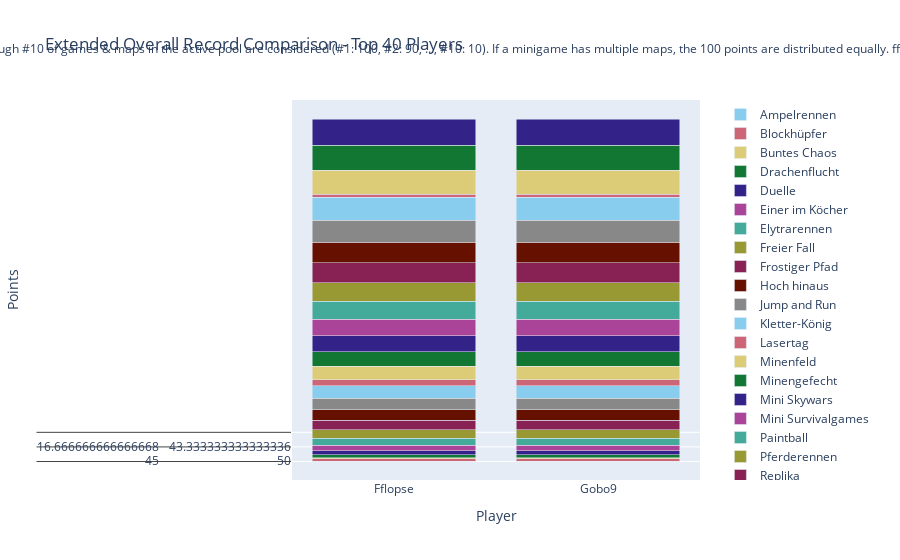

Source (notebook cell):
### Code cell
import plotly.graph_objects as go

# Sum all columns to get the total score
outDf['Total'] = outDf.sum(axis=1)

# Sort by total score and fill N/A values with 0
outDf = outDf.sort_values(by='Total', ascending=False).fillna(0)

# Crop to top 10 players
cropDf = outDf.head(40).copy()

# Drop the 'Total' column for plotting
cropDf = cropDf.drop(columns=['Total'])

# Create a color palette
color_palette = px.colors.qualitative.Safe

# Create the stacked bar plot
fig = go.Figure()

for column in cropDf.columns.difference(['Player']):
    fig.add_trace(go.Bar(
        x=cropDf.index,
        y=cropDf[column],
        name=column,
        marker_color=color_palette[len(fig.data) % len(color_palette)]
    ))

# Update layout
fig.update_layout(
    barmode='stack',
    title='Extended Overall Record Comparison - Top 40 Players',
    xaxis=dict(title='Player'),
    yaxis=dict(title='Points'),
    #height=800,
    #width=1000,
    legend=dict(
        x=1.05,
        y=0.5,
        traceorder='normal',
        font=dict(size=12),
        bgcolor='rgba(255, 255, 255, 0)',
        bordercolor='rgba(0, 0, 0, 0)'
    ),
    margin=dict(r=200),  # Adjust right margin to make room for the legend
    annotations=[
        dict(
            x=0.5,
            y=1.1635,
            xref='paper',
            yref='paper',
            text='Max 100 points per minigame. Records #1 through #10 of games & maps in the active pool are considered (#1: 100, #2: 90, ..., #10: 10). If a minigame has multiple maps, the 100 points are distributed equally. fflopse.github.io/MCP-Records/data-analysis/global-ranking.ipynb',
            showarrow=False,
            font=dict(size=12),
            xanchor='center'
        )
    ]
)

fig.show()

# save the plot as an html file

fig.write_html('out/ext_overall_record_comparison.html')

### Figure 1 — Plotly figure (JSON) as saved in the notebook; plotly's stock layout.template omitted (floating-point values rounded to 4 significant figures)
{"data": [{"marker": {"color": "rgb(136, 204, 238)"}, "name": "Ampelrennen", "type": "bar", "x": ["Fflopse", "Gobo9", "cediiiiii_10", "ReichesBrot", "HerrDante", "Pedrozockt", "Ex4cted", "_n3d", "yiiq", "JOW23", "lizsyy", "DarkCobweb", "2wc", "yzvm", "camman18YT", "Ninivee", "Umgfoin", "PedroZockt", "Grapfen", "KakaMC", "miridis41", "ffawks", "Sey__", "h4nnes", "Gerrygames", "Janne4k", "Davinci_Son", "LeWi_100", "LeMetin_", "Sower_", "2B9", "TheFabo", "zBro", "DieserBear", "GeneralEnte06", "Schmaarek", "unausgesprochen", "lolisamasan", "Lubottus", "Pluto28"], "y": [[45, 45], [50, 50], [20, 20], [10, 10], [25, 25], [70, 0], [45, 45], [20, 20], [0, 0], [0, 0], [10, 10], [0, 0], [0, 0], [0, 0], [0, 0], [0, 0], [50, 50], [0, 70], [0, 0], [0, 0], [25, 25], [0, 0], [40, 40], [0, 0], [0, 0], [0, 0], [0, 0], [0, 0], [15, 15], [0, 0], [0, 0], [0, 0], [0, 0], [0, 0], [0, 0], [0, 0], [30, 30], [0, 0], [0, 0], [0, 0]]}, {"marker": {"color": "rgb(204, 102, 119)"}, "name": "Blockhüpfer", "type": "bar", "x": ["Fflopse", "Gobo9", "cediiiiii_10", "ReichesBrot", "HerrDante", "Pedrozockt", "Ex4cted", "_n3d", "yiiq", "JOW23", "lizsyy", "DarkCobweb", "2wc", "yzvm", "camman18YT", "Ninivee", "Umgfoin", "PedroZockt", "Grapfen", "KakaMC", "miridis41", "ffawks", "Sey__", "h4nnes", "Gerrygames", "Janne4k", "Davinci_Son", "LeWi_100", "LeMetin_", "Sower_", "2B9", "TheFabo", "zBro", "DieserBear", "GeneralEnte06", "Schmaarek", "unausgesprochen", "lolisamasan", "Lubottus", "Pluto28"], "y": [[100, 100], [70, 70], [0, 0], [40, 40], [0, 0], [30, 0], [90, 90], [0, 0], [20, 20], [0, 0], [60, 60], [0, 0], [0, 0], [0, 0], [0, 0], [0, 0], [0, 0], [0, 30], [0, 0], [0, 0], [0, 0], [0, 0], [0, 0], [50, 50], [0, 0], [0, 0], [0, 0], [0, 0], [80, 80], [0, 0], [0, 0], [0, 0], [0, 0], [0, 0], [0, 0], [0, 0], [0, 0], [0, 0], [0, 0], [0, 0]]}, {"marker": {"color": "rgb(221, 204, 119)"}, "name": "Buntes Chaos", "type": "bar", "x": ["Fflopse", "Gobo9", "cediiiiii_10", "ReichesBrot", "HerrDante", "Pedrozockt", "Ex4cted", "_n3d", "yiiq", "JOW23", "lizsyy", "DarkCobweb", "2wc", "yzvm", "camman18YT", "Ninivee", "Umgfoin", "PedroZockt", "Grapfen", "KakaMC", "miridis41", "ffawks", "Sey__", "h4nnes", "Gerrygames", "Janne4k", "Davinci_Son", "LeWi_100", "LeMetin_", "Sower_", "2B9", "TheFabo", "zBro", "DieserBear", "GeneralEnte06", "Schmaarek", "unausgesprochen", "lolisamasan", "Lubottus", "Pluto28"], "y": [[100, 100], [50, 50], [50, 50], [100, 100], [50, 50], [100, 0], [50, 50], [100, 100], [0, 0], [0, 0], [100, 100], [0, 0], [0, 0], [0, 0], [0, 0], [100, 100], [100, 100], [0, 100], [0, 0], [100, 100], [0, 0], [0, 0], [0, 0], [0, 0], [0, 0], [0, 0], [0, 0], [0, 0], [0, 0], [0, 0], [0, 0], [0, 0], [0, 0], [0, 0], [50, 50], [50, 50], [0, 0], [0, 0], [50, 50], [0, 0]]}, {"marker": {"color": "rgb(17, 119, 51)"}, "name": "Drachenflucht", "type": "bar", "x": ["Fflopse", "Gobo9", "cediiiiii_10", "ReichesBrot", "HerrDante", "Pedrozockt", "Ex4cted", "_n3d", "yiiq", "JOW23", "lizsyy", "DarkCobweb", "2wc", "yzvm", "camman18YT", "Ninivee", "Umgfoin", "PedroZockt", "Grapfen", "KakaMC", "miridis41", "ffawks", "Sey__", "h4nnes", "Gerrygames", "Janne4k", "Davinci_Son", "LeWi_100", "LeMetin_", "Sower_", "2B9", "TheFabo", "zBro", "DieserBear", "GeneralEnte06", "Schmaarek", "unausgesprochen", "lolisamasan", "Lubottus", "Pluto28"], "y": [[0, 0], [0, 0], [0, 0], [0, 0], [0, 0], [0, 0], [0, 0], [16, 16], [0, 0], [0, 0], [0, 0], [0, 0], [0, 0], [0, 0], [0, 0], [0, 0], [0, 0], [0, 0], [0, 0], [0, 0], [26, 26], [0, 0], [0, 0], [0, 0], [10, 10], [0, 0], [0, 0], [0, 0], [0, 0], [8, 8], [0, 0], [0, 0], [0, 0], [0, 0], [0, 0], [0, 0], [16, 16], [0, 0], [0, 0], [0, 0]]}, {"marker": {"color": "rgb(51, 34, 136)"}, "name": "Duelle", "type": "bar", "x": ["Fflopse", "Gobo9", "cediiiiii_10", "ReichesBrot", "HerrDante", "Pedrozockt", "Ex4cted", "_n3d", "yiiq", "JOW23", "lizsyy", "DarkCobweb", "2wc", "yzvm", "camman18YT", "Ninivee", "Umgfoin", "PedroZockt", "Grapfen", "KakaMC", "miridis41", "ffawks", "Sey__", "h4nnes", "Gerrygames", "Janne4k", "Davinci_Son", "LeWi_100", "LeMetin_", "Sower_", "2B9", "TheFabo", "zBro", "DieserBear", "GeneralEnte06", "Schmaarek", "unausgesprochen", "lolisamasan", "Lubottus", "Pluto28"], "y": [[20, 20], [0, 0], [70, 70], [0, 0], [0, 0], [0, 0], [0, 0], [20, 20], [20, 20], [20, 20], [0, 0], [70, 70], [70, 70], [70, 70], [0, 0], [0, 0], [0, 0], [0, 0], [0, 0], [0, 0], [80, 80], [0, 0], [20, 20], [0, 0], [0, 0], [0, 0], [0, 0], [0, 0], [0, 0], [0, 0], [90, 90], [0, 0], [0, 0], [0, 0], [0, 0], [0, 0], [0, 0], [0, 0], [0, 0], [0, 0]]}, {"marker": {"color": "rgb(170, 68, 153)"}, "name": "Einer im Köcher", "type": "bar", "x": ["Fflopse", "Gobo9", "cediiiiii_10", "ReichesBrot", "HerrDante", "Pedrozockt", "Ex4cted", "_n3d", "yiiq", "JOW23", "lizsyy", "DarkCobweb", "2wc", "yzvm", "camman18YT", "Ninivee", "Umgfoin", "PedroZockt", "Grapfen", "KakaMC", "miridis41", "ffawks", "Sey__", "h4nnes", "Gerrygames", "Janne4k", "Davinci_Son", "LeWi_100", "LeMetin_", "Sower_", "2B9", "TheFabo", "zBro", "DieserBear", "GeneralEnte06", "Schmaarek", "unausgesprochen", "lolisamasan", "Lubottus", "Pluto28"], "y": [[86.67, 86.67], [33.33, 33.33], [46.67, 46.67], [0, 0], [90, 90], [0, 0], [0, 0], [16.67, 16.67], [0, 0], [16.67, 16.67], [0, 0], [0, 0], [0, 0], [0, 0], [0, 0], [0, 0], [0, 0], [0, 0], [0, 0], [0, 0], [0, 0], [0, 0], [0, 0], [60, 60], [0, 0], [0, 0], [0, 0], [0, 0], [0, 0], [0, 0], [0, 0], [16.67, 16.67], [13.33, 13.33], [36.67, 36.67], [0, 0], [0, 0], [0, 0], [13.33, 13.33], [0, 0], [0, 0]]}, {"marker": {"color": "rgb(68, 170, 153)"}, "name": "Elytrarennen", "type": "bar", "x": ["Fflopse", "Gobo9", "cediiiiii_10", "ReichesBrot", "HerrDante", "Pedrozockt", "Ex4cted", "_n3d", "yiiq", "JOW23", "lizsyy", "DarkCobweb", "2wc", "yzvm", "camman18YT", "Ninivee", "Umgfoin", "PedroZockt", "Grapfen", "KakaMC", "miridis41", "ffawks", "Sey__", "h4nnes", "Gerrygames", "Janne4k", "Davinci_Son", "LeWi_100", "LeMetin_", "Sower_", "2B9", "TheFabo", "zBro", "DieserBear", "GeneralEnte06", "Schmaarek", "unausgesprochen", "lolisamasan", "Lubottus", "Pluto28"], "y": [[83.33, 83.33], [0, 0], [0, 0], [86.67, 86.67], [0, 0], [36.67, 0], [0, 0], [63.33, 63.33], [0, 0], [0, 0], [0, 0], [0, 0], [0, 0], [0, 0], [13.33, 13.33], [0, 0], [0, 0], [0, 36.67], [0, 0], [0, 0], [0, 0], [40, 40], [0, 0], [0, 0], [0, 0], [93.33, 93.33], [0, 0], [0, 0], [0, 0], [0, 0], [0, 0], [0, 0], [0, 0], [0, 0], [0, 0], [0, 0], [0, 0], [0, 0], [0, 0], [0, 0]]}, {"marker": {"color": "rgb(153, 153, 51)"}, "name": "Freier Fall", "type": "bar", "x": ["Fflopse", "Gobo9", "cediiiiii_10", "ReichesBrot", "HerrDante", "Pedrozockt", "Ex4cted", "_n3d", "yiiq", "JOW23", "lizsyy", "DarkCobweb", "2wc", "yzvm", "camman18YT", "Ninivee", "Umgfoin", "PedroZockt", "Grapfen", "KakaMC", "miridis41", "ffawks", "Sey__", "h4nnes", "Gerrygames", "Janne4k", "Davinci_Son", "LeWi_100", "LeMetin_", "Sower_", "2B9", "TheFabo", "zBro", "DieserBear", "GeneralEnte06", "Schmaarek", "unausgesprochen", "lolisamasan", "Lubottus", "Pluto28"], "y": [[42.5, 42.5], [40, 40], [52.5, 52.5], [27.5, 27.5], [62.5, 62.5], [25, 0], [25, 25], [17.5, 17.5], [0, 0], [0, 0], [0, 0], [0, 0], [42.5, 42.5], [0, 0], [0, 0], [15, 15], [12.5, 12.5], [0, 25], [0, 0], [0, 0], [0, 0], [0, 0], [12.5, 12.5], [0, 0], [25, 25], [20, 20], [7.5, 7.5], [0, 0], [0, 0], [20, 20], [0, 0], [20, 20], [10, 10], [12.5, 12.5], [0, 0], [0, 0], [17.5, 17.5], [0, 0], [0, 0], [0, 0]]}, {"marker": {"color": "rgb(136, 34, 85)"}, "name": "Frostiger Pfad", "type": "bar", "x": ["Fflopse", "Gobo9", "cediiiiii_10", "ReichesBrot", "HerrDante", "Pedrozockt", "Ex4cted", "_n3d", "yiiq", "JOW23", "lizsyy", "DarkCobweb", "2wc", "yzvm", "camman18YT", "Ninivee", "Umgfoin", "PedroZockt", "Grapfen", "KakaMC", "miridis41", "ffawks", "Sey__", "h4nnes", "Gerrygames", "Janne4k", "Davinci_Son", "LeWi_100", "LeMetin_", "Sower_", "2B9", "TheFabo", "zBro", "DieserBear", "GeneralEnte06", "Schmaarek", "unausgesprochen", "lolisamasan", "Lubottus", "Pluto28"], "y": [[60, 60], [0, 0], [0, 0], [100, 100], [0, 0], [0, 0], [0, 0], [50, 50], [30, 30], [0, 0], [0, 0], [0, 0], [0, 0], [0, 0], [0, 0], [90, 90], [0, 0], [0, 0], [0, 0], [0, 0], [0, 0], [0, 0], [0, 0], [0, 0], [0, 0], [0, 0], [0, 0], [0, 0], [0, 0], [0, 0], [0, 0], [0, 0], [0, 0], [0, 0], [0, 0], [0, 0], [0, 0], [0, 0], [0, 0], [40, 40]]}, {"marker": {"color": "rgb(102, 17, 0)"}, "name": "Hoch hinaus", "type": "bar", "x": ["Fflopse", "Gobo9", "cediiiiii_10", "ReichesBrot", "HerrDante", "Pedrozockt", "Ex4cted", "_n3d", "yiiq", "JOW23", "lizsyy", "DarkCobweb", "2wc", "yzvm", "camman18YT", "Ninivee", "Umgfoin", "PedroZockt", "Grapfen", "KakaMC", "miridis41", "ffawks", "Sey__", "h4nnes", "Gerrygames", "Janne4k", "Davinci_Son", "LeWi_100", "LeMetin_", "Sower_", "2B9", "TheFabo", "zBro", "DieserBear", "GeneralEnte06", "Schmaarek", "unausgesprochen", "lolisamasan", "Lubottus", "Pluto28"], "y": [[80, 80], [70, 70], [30, 30], [0, 0], [0, 0], [90, 0], [50, 50], [0, 0], [20, 20], [0, 0], [0, 0], [0, 0], [0, 0], [0, 0], [0, 0], [0, 0], [0, 0], [0, 90], [0, 0], [0, 0], [0, 0], [0, 0], [40, 40], [0, 0], [0, 0], [0, 0], [0, 0], [0, 0], [0, 0], [0, 0], [0, 0], [0, 0], [0, 0], [0, 0], [0, 0], [0, 0], [0, 0], [0, 0], [0, 0], [0, 0]]}, {"marker": {"color": "rgb(136, 136, 136)"}, "name": "Jump and Run", "type": "bar", "x": ["Fflopse", "Gobo9", "cediiiiii_10", "ReichesBrot", "HerrDante", "Pedrozockt", "Ex4cted", "_n3d", "yiiq", "JOW23", "lizsyy", "DarkCobweb", "2wc", "yzvm", "camman18YT", "Ninivee", "Umgfoin", "PedroZockt", "Grapfen", "KakaMC", "miridis41", "ffawks", "Sey__", "h4nnes", "Gerrygames", "Janne4k", "Davinci_Son", "LeWi_100", "LeMetin_", "Sower_", "2B9", "TheFabo", "zBro", "DieserBear", "GeneralEnte06", "Schmaarek", "unausgesprochen", "lolisamasan", "Lubottus", "Pluto28"], "y": [[56.67, 56.67], [93.33, 93.33], [23.33, 23.33], [90, 90], [36.67, 36.67], [20, 0], [6.667, 6.667], [0, 0], [13.33, 13.33], [10, 10], [16.67, 16.67], [0, 0], [16.67, 16.67], [0, 0], [36.67, 36.67], [0, 0], [0, 0], [0, 20], [0, 0], [13.33, 13.33], [0, 0], [0, 0], [20, 20], [0, 0], [0, 0], [0, 0], [0, 0], [46.67, 46.67], [0, 0], [0, 0], [0, 0], [0, 0], [0, 0], [0, 0], [0, 0], [0, 0], [0, 0], [0, 0], [6.667, 6.667], [0, 0]]}, {"marker": {"color": "rgb(136, 204, 238)"}, "name": "Kletter-König", "type": "bar", "x": ["Fflopse", "Gobo9", "cediiiiii_10", "ReichesBrot", "HerrDante", "Pedrozockt", "Ex4cted", "_n3d", "yiiq", "JOW23", "lizsyy", "DarkCobweb", "2wc", "yzvm", "camman18YT", "Ninivee", "Umgfoin", "PedroZockt", "Grapfen", "KakaMC", "miridis41", "ffawks", "Sey__", "h4nnes", "Gerrygames", "Janne4k", "Davinci_Son", "LeWi_100", "LeMetin_", "Sower_", "2B9", "TheFabo", "zBro", "DieserBear", "GeneralEnte06", "Schmaarek", "unausgesprochen", "lolisamasan", "Lubottus", "Pluto28"], "y": [[95, 95], [30, 30], [0, 0], [50, 50], [25, 25], [25, 0], [0, 0], [0, 0], [40, 40], [0, 0], [0, 0], [0, 0], [0, 0], [25, 25], [50, 50], [0, 0], [0, 0], [0, 25], [0, 0], [0, 0], [0, 0], [20, 20], [0, 0], [0, 0], [0, 0], [0, 0], [0, 0], [40, 40], [0, 0], [0, 0], [0, 0], [0, 0], [0, 0], [0, 0], [0, 0], [0, 0], [0, 0], [0, 0], [55, 55], [0, 0]]}, {"marker": {"color": "rgb(204, 102, 119)"}, "name": "Lasertag", "type": "bar", "x": ["Fflopse", "Gobo9", "cediiiiii_10", "ReichesBrot", "HerrDante", "Pedrozockt", "Ex4cted", "_n3d", "yiiq", "JOW23", "lizsyy", "DarkCobweb", "2wc", "yzvm", "camman18YT", "Ninivee", "Umgfoin", "PedroZockt", "Grapfen", "KakaMC", "miridis41", "ffawks", "Sey__", "h4nnes", "Gerrygames", "Janne4k", "Davinci_Son", "LeWi_100", "LeMetin_", "Sower_", "2B9", "TheFabo", "zBro", "DieserBear", "GeneralEnte06", "Schmaarek", "unausgesprochen", "lolisamasan", "Lubottus", "Pluto28"], "y": [[86.67, 86.67], [30, 30], [0, 0], [0, 0], [86.67, 86.67], [36.67, 0], [30, 30], [0, 0], [0, 0], [53.33, 53.33], [0, 0], [0, 0], [23.33, 23.33], [0, 0], [0, 0], [0, 0], [0, 0], [0, 36.67], [13.33, 13.33], [0, 0], [0, 0], [26.67, 26.67], [0, 0], [20, 20], [0, 0], [0, 0], [13.33, 13.33], [0, 0], [0, 0], [0, 0], [0, 0], [46.67, 46.67], [10, 10], [0, 0], [0, 0], [0, 0], [33.33, 33.33], [23.33, 23.33], [0, 0], [0, 0]]}, {"marker": {"color": "rgb(221, 204, 119)"}, "name": "Minenfeld", "type": "bar", "x": ["Fflopse", "Gobo9", "cediiiiii_10", "ReichesBrot", "HerrDante", "Pedrozockt", "Ex4cted", "_n3d", "yiiq", "JOW23", "lizsyy", "DarkCobweb", "2wc", "yzvm", "camman18YT", "Ninivee", "Umgfoin", "PedroZockt", "Grapfen", "KakaMC", "miridis41", "ffawks", "Sey__", "h4nnes", "Gerrygames", "Janne4k", "Davinci_Son", "LeWi_100", "LeMetin_", "Sower_", "2B9", "TheFabo", "zBro", "DieserBear", "GeneralEnte06", "Schmaarek", "unausgesprochen", "lolisamasan", "Lubottus", "Pluto28"], "y": [[33.33, 33.33], [0, 0], [16.67, 16.67], [30, 30], [46.67, 46.67], [0, 0], [10, 10], [13.33, 13.33], [0, 0], [10, 10], [0, 0], [0, 0], [6.667, 6.667], [0, 0], [0, 0], [26.67, 26.67], [0, 0], [0, 0], [0, 0], [0, 0], [0, 0], [0, 0], [40, 40], [0, 0], [0, 0], [0, 0], [0, 0], [26.67, 26.67], [53.33, 53.33], [0, 0], [23.33, 23.33], [0, 0], [60, 60], [0, 0], [0, 0], [0, 0], [0, 0], [0, 0], [0, 0], [6.667, 6.667]]}, {"marker": {"color": "rgb(17, 119, 51)"}, "name": "Minengefecht", "type": "bar", "x": ["Fflopse", "Gobo9", "cediiiiii_10", "ReichesBrot", "HerrDante", "Pedrozockt", "Ex4cted", "_n3d", "yiiq", "JOW23", "lizsyy", "DarkCobweb", "2wc", "yzvm", "camman18YT", "Ninivee", "Umgfoin", "PedroZockt", "Grapfen", "KakaMC", "miridis41", "ffawks", "Sey__", "h4nnes", "Gerrygames", "Janne4k", "Davinci_Son", "LeWi_100", "LeMetin_", "Sower_", "2B9", "TheFabo", "zBro", "DieserBear", "GeneralEnte06", "Schmaarek", "unausgesprochen", "lolisamasan", "Lubottus", "Pluto28"], "y": [[16.67, 16.67], [43.33, 43.33], [100, 100], [33.33, 33.33], [16.67, 16.67], [0, 0], [0, 0], [33.33, 33.33], [66.67, 66.67], [26.67, 26.67], [0, 0], [80, 80], [30, 30], [46.67, 46.67], [0, 0], [0, 0], [0, 0], [0, 0], [16.67, 16.67], [0, 0], [0, 0], [16.67, 16.67], [0, 0], [0, 0], [0, 0], [33.33, 33.33], [30, 30], [0, 0], [0, 0], [0, 0], [0, 0], [0, 0], [0, 0], [0, 0], [16.67, 16.67], [26.67, 26.67], [0, 0], [0, 0], [0, 0], [0, 0]]}, {"marker": {"color": "rgb(51, 34, 136)"}, "name": "Mini Skywars", "type": "bar", "x": ["Fflopse", "Gobo9", "cediiiiii_10", "ReichesBrot", "HerrDante", "Pedrozockt", "Ex4cted", "_n3d", "yiiq", "JOW23", "lizsyy", "DarkCobweb", "2wc", "yzvm", "camman18YT", "Ninivee", "Umgfoin", "PedroZockt", "Grapfen", "KakaMC", "miridis41", "ffawks", "Sey__", "h4nnes", "Gerrygames", "Janne4k", "Davinci_Son", "LeWi_100", "LeMetin_", "Sower_", "2B9", "TheFabo", "zBro", "DieserBear", "GeneralEnte06", "Schmaarek", "unausgesprochen", "lolisamasan", "Lubottus", "Pluto28"], "y": [[21.67, 21.67], [31.67, 31.67], [45, 45], [0, 0], [0, 0], [8.333, 0], [11.67, 11.67], [23.33, 23.33], [8.333, 8.333], [16.67, 16.67], [0, 0], [31.67, 31.67], [31.67, 31.67], [0, 0], [8.333, 8.333], [8.333, 8.333], [16.67, 16.67], [0, 8.333], [25, 25], [16.67, 16.67], [0, 0], [0, 0], [0, 0], [0, 0], [6.667, 6.667], [0, 0], [0, 0], [0, 0], [0, 0], [0, 0], [0, 0], [0, 0], [6.667, 6.667], [0, 0], [0, 0], [8.333, 8.333], [13.33, 13.33], [8.333, 8.333], [0, 0], [0, 0]]}, {"marker": {"color": "rgb(170, 68, 153)"}, "name": "Mini Survivalgames", "type": "bar", "x": ["Fflopse", "Gobo9", "cediiiiii_10", "ReichesBrot", "HerrDante", "Pedrozockt", "Ex4cted", "_n3d", "yiiq", "JOW23", "lizsyy", "DarkCobweb", "2wc", "yzvm", "camman18YT", "Ninivee", "Umgfoin", "PedroZockt", "Grapfen", "KakaMC", "miridis41", "ffawks", "Sey__", "h4nnes", "Gerrygames", "Janne4k", "Davinci_Son", "LeWi_100", "LeMetin_", "Sower_", "2B9", "TheFabo", "zBro", "DieserBear", "GeneralEnte06", "Schmaarek", "unausgesprochen", "lolisamasan", "Lubottus", "Pluto28"], "y": [[30, 30], [60, 60], [40, 40], [30, 30], [13.33, 13.33], [0, 0], [0, 0], [0, 0], [0, 0], [0, 0], [0, 0], [23.33, 23.33], [26.67, 26.67], [0, 0], [86.67, 86.67], [36.67, 36.67], [0, 0], [0, 0], [26.67, 26.67], [0, 0], [40, 40], [0, 0], [0, 0], [10, 10], [0, 0], [13.33, 13.33], [23.33, 23.33], [0, 0], [0, 0], [0, 0], [33.33, 33.33], [0, 0], [13.33, 13.33], [13.33, 13.33], [30, 30], [10, 10], [0, 0], [0, 0], [0, 0], [0, 0]]}, {"marker": {"color": "rgb(68, 170, 153)"}, "name": "Paintball", "type": "bar", "x": ["Fflopse", "Gobo9", "cediiiiii_10", "ReichesBrot", "HerrDante", "Pedrozockt", "Ex4cted", "_n3d", "yiiq", "JOW23", "lizsyy", "DarkCobweb", "2wc", "yzvm", "camman18YT", "Ninivee", "Umgfoin", "PedroZockt", "Grapfen", "KakaMC", "miridis41", "ffawks", "Sey__", "h4nnes", "Gerrygames", "Janne4k", "Davinci_Son", "LeWi_100", "LeMetin_", "Sower_", "2B9", "TheFabo", "zBro", "DieserBear", "GeneralEnte06", "Schmaarek", "unausgesprochen", "lolisamasan", "Lubottus", "Pluto28"], "y": [[76.67, 76.67], [0, 0], [10, 10], [30, 30], [53.33, 53.33], [60, 0], [0, 0], [20, 20], [33.33, 33.33], [0, 0], [0, 0], [20, 20], [33.33, 33.33], [26.67, 26.67], [0, 0], [0, 0], [0, 0], [0, 60], [33.33, 33.33], [0, 0], [26.67, 26.67], [0, 0], [0, 0], [36.67, 36.67], [0, 0], [0, 0], [0, 0], [0, 0], [0, 0], [0, 0], [0, 0], [0, 0], [0, 0], [0, 0], [0, 0], [0, 0], [0, 0], [20, 20], [0, 0], [0, 0]]}, {"marker": {"color": "rgb(153, 153, 51)"}, "name": "Pferderennen", "type": "bar", "x": ["Fflopse", "Gobo9", "cediiiiii_10", "ReichesBrot", "HerrDante", "Pedrozockt", "Ex4cted", "_n3d", "yiiq", "JOW23", "lizsyy", "DarkCobweb", "2wc", "yzvm", "camman18YT", "Ninivee", "Umgfoin", "PedroZockt", "Grapfen", "KakaMC", "miridis41", "ffawks", "Sey__", "h4nnes", "Gerrygames", "Janne4k", "Davinci_Son", "LeWi_100", "LeMetin_", "Sower_", "2B9", "TheFabo", "zBro", "DieserBear", "GeneralEnte06", "Schmaarek", "unausgesprochen", "lolisamasan", "Lubottus", "Pluto28"], "y": [[91.67, 91.67], [65, 65], [73.33, 73.33], [20, 20], [6.667, 6.667], [45, 0], [0, 0], [0, 0], [45, 45], [0, 0], [35, 35], [0, 0], [0, 0], [13.33, 13.33], [0, 0], [0, 0], [6.667, 6.667], [0, 45], [0, 0], [0, 0], [0, 0], [50, 50], [3.333, 3.333], [0, 0], [0, 0], [0, 0], [0, 0], [20, 20], [0, 0], [0, 0], [0, 0], [0, 0], [0, 0], [0, 0], [21.67, 21.67], [21.67, 21.67], [0, 0], [0, 0], [0, 0], [0, 0]]}, {"marker": {"color": "rgb(136, 34, 85)"}, "name": "Replika", "type": "bar", "x": ["Fflopse", "Gobo9", "cediiiiii_10", "ReichesBrot", "HerrDante", "Pedrozockt", "Ex4cted", "_n3d", "yiiq", "JOW23", "lizsyy", "DarkCobweb", "2wc", "yzvm", "camman18YT", "Ninivee", "Umgfoin", "PedroZockt", "Grapfen", "KakaMC", "miridis41", "ffawks", "Sey__", "h4nnes", "Gerrygames", "Janne4k", "Davinci_Son", "LeWi_100", "LeMetin_", "Sower_", "2B9", "TheFabo", "zBro", "DieserBear", "GeneralEnte06", "Schmaarek", "unausgesprochen", "lolisamasan", "Lubottus", "Pluto28"], "y": [[55.63, 55.63], [91.17, 91.17], [53.88, 53.88], [10, 10], [11.46, 11.46], [60.19, 0], [47.38, 47.38], [7.476, 7.476], [30.39, 30.39], [5.437, 5.437], [21.84, 21.84], [4.854, 4.854], [7.476, 7.476], [3.01, 3.01], [7.961, 7.961], [2.816, 2.816], [2.816, 2.816], [0, 60.19], [4.563, 4.563], [36.02, 36.02], [3.981, 3.981], [15.53, 15.53], [3.01, 3.01], [2.816, 2.816], [16.41, 16.41], [4.951, 4.951], [5.243, 5.243], [2.136, 2.136], [3.981, 3.981], [4.951, 4.951], [4.951, 4.951], [16.5, 16.5], [3.592, 3.592], [9.515, 9.515], [3.204, 3.204], [2.816, 2.816], [4.175, 4.175], [3.01, 3.01], [6.117, 6.117], [3.689, 3.689]]}, {"marker": {"color": "rgb(102, 17, 0)"}, "name": "Sammelwahn", "type": "bar", "x": ["Fflopse", "Gobo9", "cediiiiii_10", "ReichesBrot", "HerrDante", "Pedrozockt", "Ex4cted", "_n3d", "yiiq", "JOW23", "lizsyy", "DarkCobweb", "2wc", "yzvm", "camman18YT", "Ninivee", "Umgfoin", "PedroZockt", "Grapfen", "KakaMC", "miridis41", "ffawks", "Sey__", "h4nnes", "Gerrygames", "Janne4k", "Davinci_Son", "LeWi_100", "LeMetin_", "Sower_", "2B9", "TheFabo", "zBro", "DieserBear", "GeneralEnte06", "Schmaarek", "unausgesprochen", "lolisamasan", "Lubottus", "Pluto28"], "y": [[20.5, 20.5], [27.5, 27.5], [35.25, 35.25], [3.25, 3.25], [10, 10], [16, 0], [16.75, 16.75], [4.5, 4.5], [0, 0], [4, 4], [5, 5], [6, 6], [0, 0], [4.5, 4.5], [6, 6], [2, 2], [6.75, 6.75], [0, 16], [15.75, 15.75], [10.75, 10.75], [7, 7], [2.75, 2.75], [7.75, 7.75], [4.75, 4.75], [31, 31], [0, 0], [3.25, 3.25], [0, 0], [3, 3], [21.75, 21.75], [2.5, 2.5], [17.25, 17.25], [3.5, 3.5], [20.25, 20.25], [9.75, 9.75], [9.25, 9.25], [3.25, 3.25], [1, 1], [10.25, 10.25], [2.25, 2.25]]}, {"marker": {"color": "rgb(136, 136, 136)"}, "name": "Schießstand", "type": "bar", "x": ["Fflopse", "Gobo9", "cediiiiii_10", "ReichesBrot", "HerrDante", "Pedrozockt", "Ex4cted", "_n3d", "yiiq", "JOW23", "lizsyy", "DarkCobweb", "2wc", "yzvm", "camman18YT", "Ninivee", "Umgfoin", "PedroZockt", "Grapfen", "KakaMC", "miridis41", "ffawks", "Sey__", "h4nnes", "Gerrygames", "Janne4k", "Davinci_Son", "LeWi_100", "LeMetin_", "Sower_", "2B9", "TheFabo", "zBro", "DieserBear", "GeneralEnte06", "Schmaarek", "unausgesprochen", "lolisamasan", "Lubottus", "Pluto28"], "y": [[65, 65], [32.5, 32.5], [32.5, 32.5], [0, 0], [52.5, 52.5], [0, 0], [67.5, 67.5], [20, 20], [0, 0], [12.5, 12.5], [30, 30], [0, 0], [0, 0], [0, 0], [0, 0], [0, 0], [0, 0], [0, 0], [0, 0], [0, 0], [0, 0], [27.5, 27.5], [0, 0], [7.5, 7.5], [0, 0], [0, 0], [22.5, 22.5], [0, 0], [0, 0], [0, 0], [0, 0], [0, 0], [0, 0], [22.5, 22.5], [0, 0], [0, 0], [22.5, 22.5], [0, 0], [0, 0], [0, 0]]}, {"marker": {"color": "rgb(136, 204, 238)"}, "name": "Spleef", "type": "bar", "x": ["Fflopse", "Gobo9", "cediiiiii_10", "ReichesBrot", "HerrDante", "Pedrozockt", "Ex4cted", "_n3d", "yiiq", "JOW23", "lizsyy", "DarkCobweb", "2wc", "yzvm", "camman18YT", "Ninivee", "Umgfoin", "PedroZockt", "Grapfen", "KakaMC", "miridis41", "ffawks", "Sey__", "h4nnes", "Gerrygames", "Janne4k", "Davinci_Son", "LeWi_100", "LeMetin_", "Sower_", "2B9", "TheFabo", "zBro", "DieserBear", "GeneralEnte06", "Schmaarek", "unausgesprochen", "lolisamasan", "Lubottus", "Pluto28"], "y": [[75, 75], [75, 75], [90, 90], [45, 45], [30, 30], [50, 0], [30, 30], [45, 45], [30, 30], [45, 45], [45, 45], [30, 30], [0, 0], [0, 0], [0, 0], [0, 0], [80, 80], [0, 50], [30, 30], [0, 0], [0, 0], [0, 0], [0, 0], [0, 0], [0, 0], [0, 0], [45, 45], [0, 0], [0, 0], [0, 0], [0, 0], [0, 0], [0, 0], [30, 30], [0, 0], [0, 0], [0, 0], [0, 0], [0, 0], [0, 0]]}, {"marker": {"color": "rgb(204, 102, 119)"}, "name": "Todeswürfel", "type": "bar", "x": ["Fflopse", "Gobo9", "cediiiiii_10", "ReichesBrot", "HerrDante", "Pedrozockt", "Ex4cted", "_n3d", "yiiq", "JOW23", "lizsyy", "DarkCobweb", "2wc", "yzvm", "camman18YT", "Ninivee", "Umgfoin", "PedroZockt", "Grapfen", "KakaMC", "miridis41", "ffawks", "Sey__", "h4nnes", "Gerrygames", "Janne4k", "Davinci_Son", "LeWi_100", "LeMetin_", "Sower_", "2B9", "TheFabo", "zBro", "DieserBear", "GeneralEnte06", "Schmaarek", "unausgesprochen", "lolisamasan", "Lubottus", "Pluto28"], "y": [[0, 0], [0, 0], [20, 20], [0, 0], [90, 90], [60, 0], [0, 0], [0, 0], [0, 0], [0, 0], [0, 0], [0, 0], [0, 0], [0, 0], [50, 50], [0, 0], [0, 0], [0, 60], [0, 0], [40, 40], [0, 0], [0, 0], [0, 0], [0, 0], [80, 80], [0, 0], [0, 0], [0, 0], [0, 0], [100, 100], [0, 0], [0, 0], [0, 0], [0, 0], [0, 0], [0, 0], [0, 0], [70, 70], [0, 0], [0, 0]]}, {"marker": {"color": "rgb(221, 204, 119)"}, "name": "Waffenfolge", "type": "bar", "x": ["Fflopse", "Gobo9", "cediiiiii_10", "ReichesBrot", "HerrDante", "Pedrozockt", "Ex4cted", "_n3d", "yiiq", "JOW23", "lizsyy", "DarkCobweb", "2wc", "yzvm", "camman18YT", "Ninivee", "Umgfoin", "PedroZockt", "Grapfen", "KakaMC", "miridis41", "ffawks", "Sey__", "h4nnes", "Gerrygames", "Janne4k", "Davinci_Son", "LeWi_100", "LeMetin_", "Sower_", "2B9", "TheFabo", "zBro", "DieserBear", "GeneralEnte06", "Schmaarek", "unausgesprochen", "lolisamasan", "Lubottus", "Pluto28"], "y": [[40, 40], [0, 0], [70, 70], [0, 0], [0, 0], [60, 0], [0, 0], [0, 0], [0, 0], [100, 100], [0, 0], [0, 0], [0, 0], [90, 90], [0, 0], [0, 0], [0, 0], [0, 60], [50, 50], [0, 0], [0, 0], [0, 0], [0, 0], [0, 0], [0, 0], [0, 0], [0, 0], [0, 0], [0, 0], [0, 0], [0, 0], [30, 30], [0, 0], [0, 0], [0, 0], [0, 0], [0, 0], [0, 0], [0, 0], [80, 80]]}, {"marker": {"color": "rgb(17, 119, 51)"}, "name": "Walls", "type": "bar", "x": ["Fflopse", "Gobo9", "cediiiiii_10", "ReichesBrot", "HerrDante", "Pedrozockt", "Ex4cted", "_n3d", "yiiq", "JOW23", "lizsyy", "DarkCobweb", "2wc", "yzvm", "camman18YT", "Ninivee", "Umgfoin", "PedroZockt", "Grapfen", "KakaMC", "miridis41", "ffawks", "Sey__", "h4nnes", "Gerrygames", "Janne4k", "Davinci_Son", "LeWi_100", "LeMetin_", "Sower_", "2B9", "TheFabo", "zBro", "DieserBear", "GeneralEnte06", "Schmaarek", "unausgesprochen", "lolisamasan", "Lubottus", "Pluto28"], "y": [[25, 25], [32.5, 32.5], [70, 70], [12.5, 12.5], [0, 0], [45, 0], [0, 0], [0, 0], [20, 20], [25, 25], [0, 0], [50, 50], [15, 15], [12.5, 12.5], [40, 40], [15, 15], [0, 0], [0, 45], [30, 30], [25, 25], [15, 15], [0, 0], [0, 0], [0, 0], [0, 0], [5, 5], [12.5, 12.5], [0, 0], [0, 0], [0, 0], [0, 0], [0, 0], [25, 25], [0, 0], [0, 0], [0, 0], [0, 0], [0, 0], [5, 5], [0, 0]]}, {"marker": {"color": "rgb(51, 34, 136)"}, "name": "Wettrennen", "type": "bar", "x": ["Fflopse", "Gobo9", "cediiiiii_10", "ReichesBrot", "HerrDante", "Pedrozockt", "Ex4cted", "_n3d", "yiiq", "JOW23", "lizsyy", "DarkCobweb", "2wc", "yzvm", "camman18YT", "Ninivee", "Umgfoin", "PedroZockt", "Grapfen", "KakaMC", "miridis41", "ffawks", "Sey__", "h4nnes", "Gerrygames", "Janne4k", "Davinci_Son", "LeWi_100", "LeMetin_", "Sower_", "2B9", "TheFabo", "zBro", "DieserBear", "GeneralEnte06", "Schmaarek", "unausgesprochen", "lolisamasan", "Lubottus", "Pluto28"], "y": [[84, 84], [72, 72], [48, 48], [48, 48], [18, 18], [12, 0], [0, 0], [0, 0], [42, 42], [0, 0], [14, 14], [0, 0], [8, 8], [14, 14], [0, 0], [0, 0], [0, 0], [0, 12], [0, 0], [0, 0], [0, 0], [12, 12], [6, 6], [0, 0], [20, 20], [0, 0], [0, 0], [24, 24], [4, 4], [0, 0], [0, 0], [0, 0], [0, 0], [0, 0], [12, 12], [14, 14], [0, 0], [0, 0], [0, 0], [0, 0]]}], "layout": {"annotations": [{"font": {"size": 12}, "showarrow": false, "text": "Max 100 points per minigame. Records #1 through #10 of games & maps in the active pool are considered (#1: 100, #2: 90, ..., #10: 10). If a minigame has multiple maps, the 100 points are distributed equally. fflopse.github.io/MCP-Records/data-analysis/global-ranking.ipynb", "x": 0.5, "xanchor": "center", "xref": "paper", "y": 1.163, "yref": "paper"}], "barmode": "stack", "legend": {"bgcolor": "rgba(255, 255, 255, 0)", "bordercolor": "rgba(0, 0, 0, 0)", "font": {"size": 12}, "traceorder": "normal", "x": 1.05, "y": 0.5}, "margin": {"r": 200}, "title": {"text": "Extended Overall Record Comparison - Top 40 Players"}, "xaxis": {"title": {"text": "Player"}}, "yaxis": {"title": {"text": "Points"}}}}
